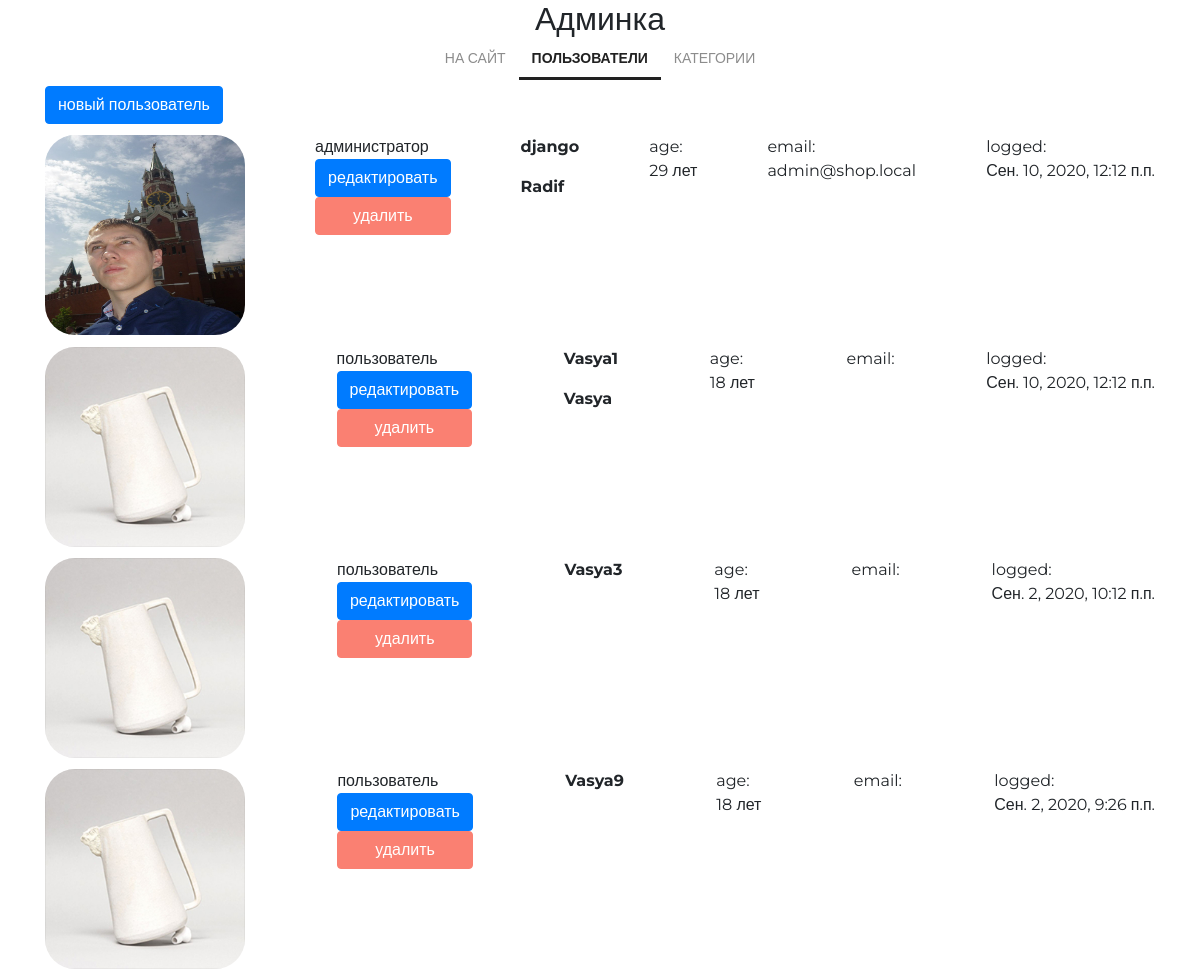
Before: /my/admin/ (signed in) with the older database file.
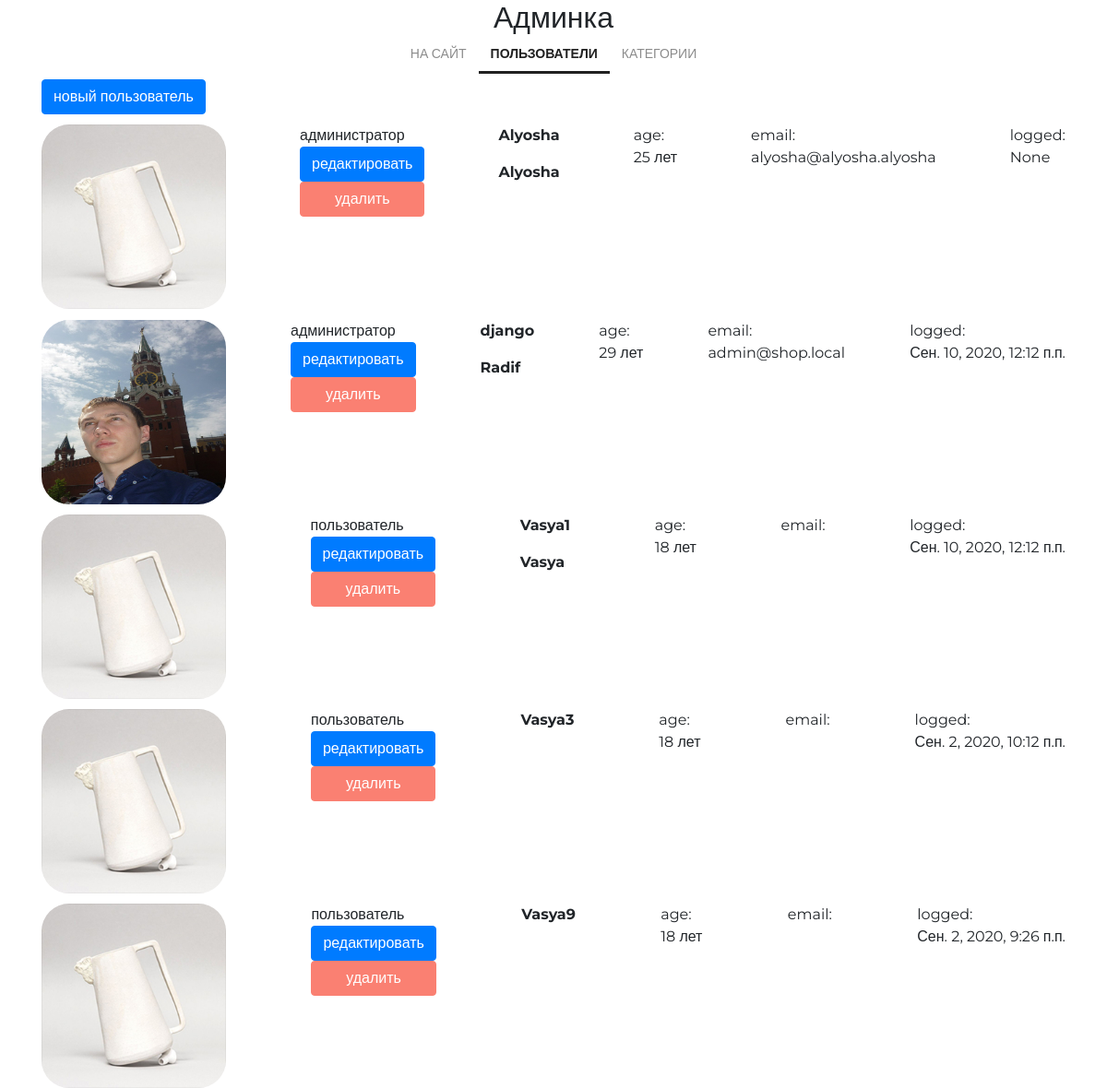
After: the same page with the newer database file.
### authapp/models.py (models this page shows, shortened)
class ShopUser(AbstractUser):
    age = models.PositiveIntegerField(verbose_name='возраст', null=True)
    avatar = models.ImageField(upload_to='users_avatars', blank=True)

### adminapp/views.py (the view)
# urls.py: path('', adminapp.index, name='index'),
@user_passes_test(lambda x: x.is_superuser)
def index(request):
    users_list = get_user_model().objects.all().order_by(
        '-is_active', '-is_superuser', '-is_staff', 'username'
    )
    context = {
        'page_title': 'админка/пользователи',
        'users_list': users_list,
        'media_url': MEDIA_URL
    }
    return render(request, 'adminapp/index.html', context)

### adminapp/templates/adminapp/index.html (shortened to what this page needs)
{% extends 'adminapp/base.html' %}
{% load static %}
{% block container %}
    <div class="users-list">
        <a href="{% url 'my_admin:user_create' %}" class="btn btn-primary new-user">
            новый пользователь
        </a>
        {% for shop_user in users_list %}
            <div class="user-record {% if not shop_user.is_active %}not-active{% endif %}">
                <img src="{{ media_url }}{{ shop_user.avatar|default:'users_avatars/default.jpg' }}" alt="{{ shop_user.username }}">
                <div class="user-role">
                    {% if shop_user.is_superuser %}
                        администратор
                    {% elif shop_user.is_staff %}
                        персонал
                    {% else %}
                        пользователь
                    {% endif %}
                    <a href="{% url 'my_admin:user_update' pk=shop_user.pk %}"
                       class="btn btn-primary">
                        редактировать
                    </a>
                    <a href=""
                       class="btn btn-primary">
                        удалить
                    </a>
                </div>
                <div class="user-name">
                    <p><strong>{{ shop_user.username }}</strong></p>
                    <p>
                        {% if shop_user.first_name %}
                            <b>{{ shop_user.first_name|title }}</b>
                        {% endif %}
                    </p>
                </div>
                <div class="user-age">
                    age:<br>
                    {{ shop_user.age }} лет
                </div>
                <div class="user-email">
                    email:<br>
                    {{ shop_user.email }}
                </div>
                <div class="user-lastlogin">
                    logged:<br>
                    {{ shop_user.last_login }}
                </div>
            </div>
        {% endfor %}
    </div>
{% endblock %}

Changed rows visible on the page:
added ShopUser: is_superuser "администратор", username "Alyosha", first_name "Alyosha", age "25", email "alyosha@alyosha.alyosha", last_login "None"
